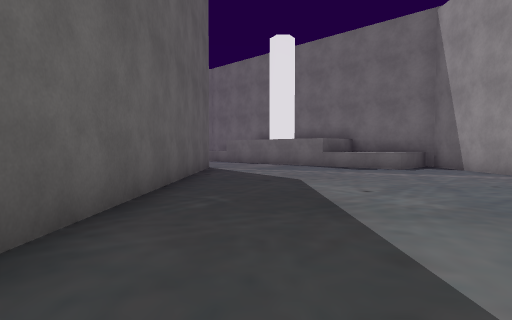
view 1 (above)

17 first-person views from a walk through a Unity game level. The camera is 1.2 m above the floor, tilts 2° down and sees 75° across. The floor is counted in squares, 2 m on a side. Each view is taken from the middle of a square. On the plan, view 1 faces up. The plan holds only what a view shows up to about 10 squares ahead; the rest is blank. The place goes on beyond the plan. The player character is not drawn. Some surface patterns are stand-ins.

view 2
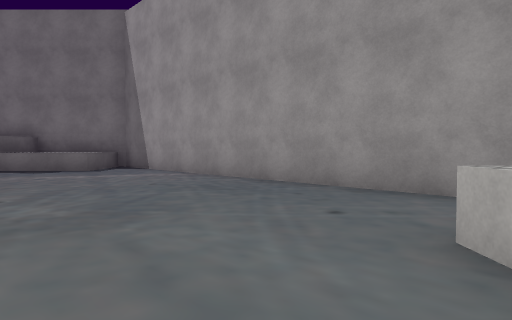

view 3
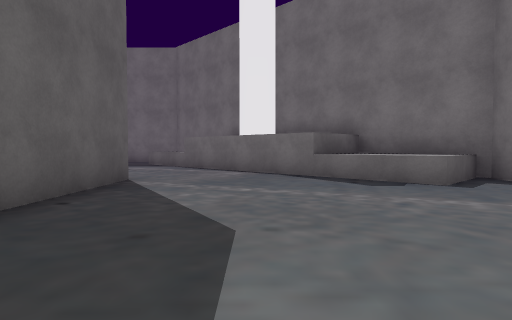

view 4
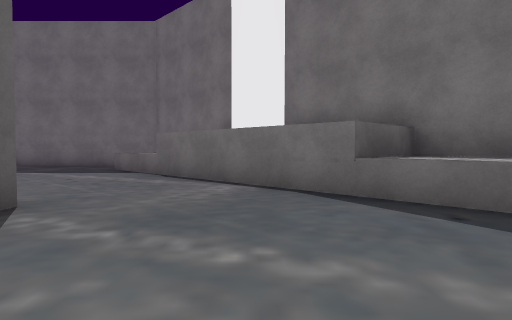

view 5
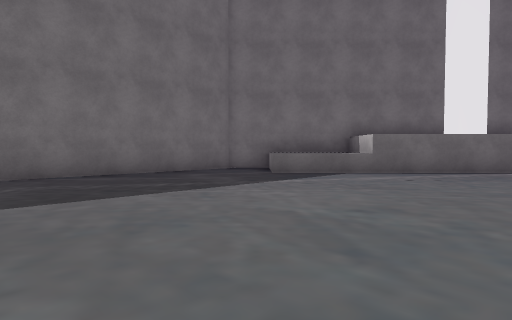

view 6
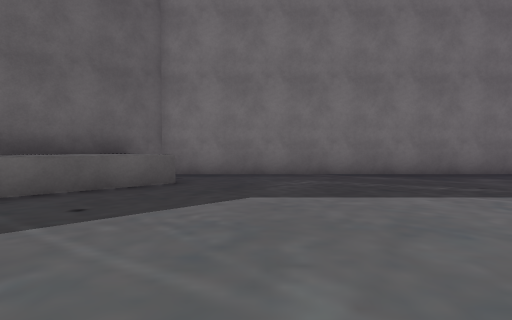

view 7
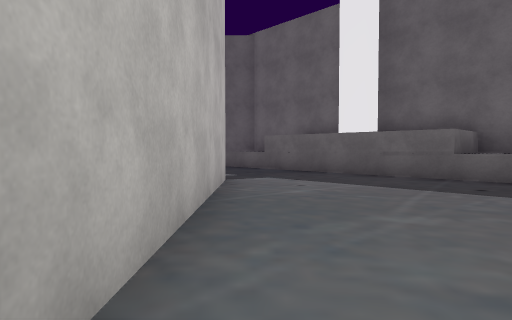

view 8
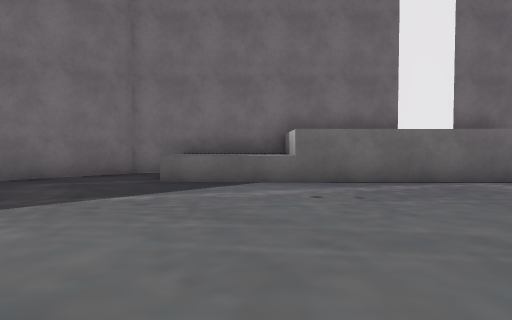

view 9
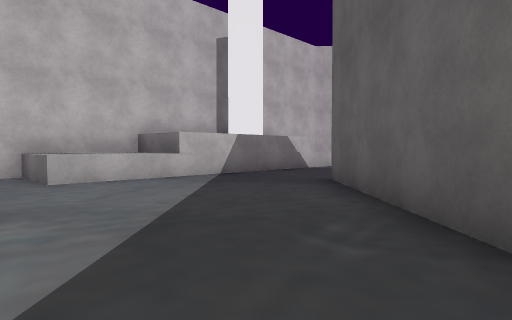

view 10
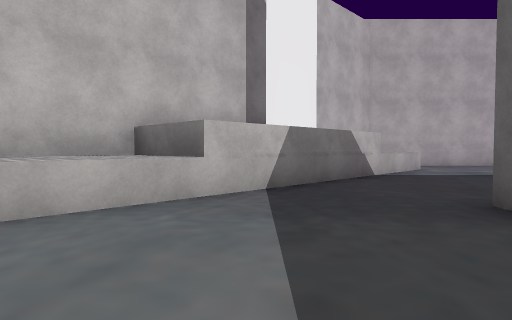

view 11
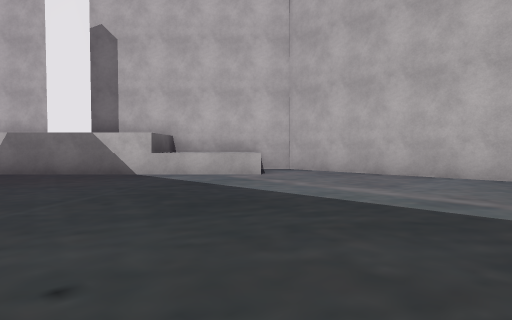

view 12
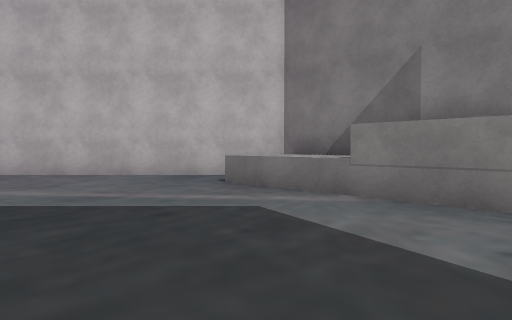

view 13
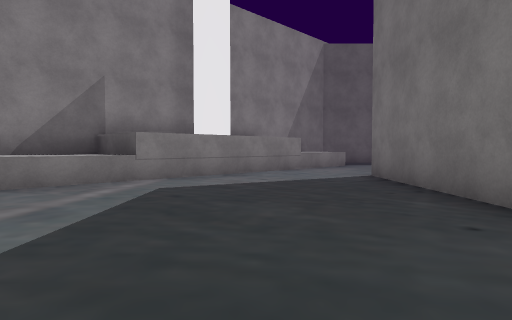

view 14
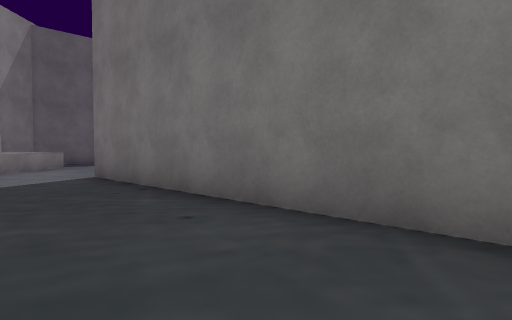

view 15
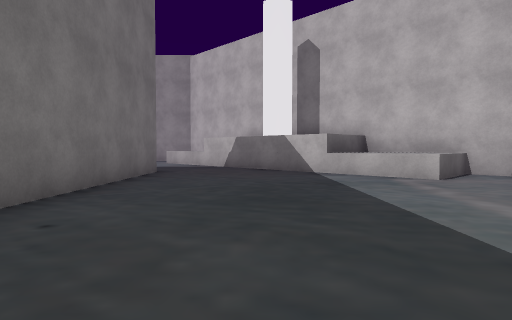

view 16
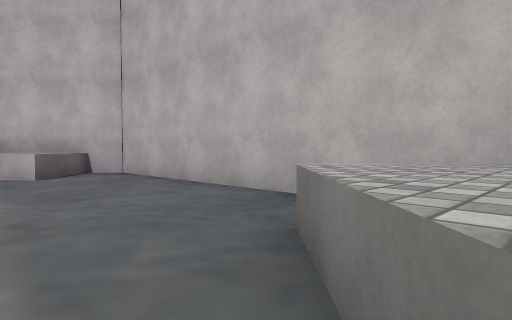

view 17
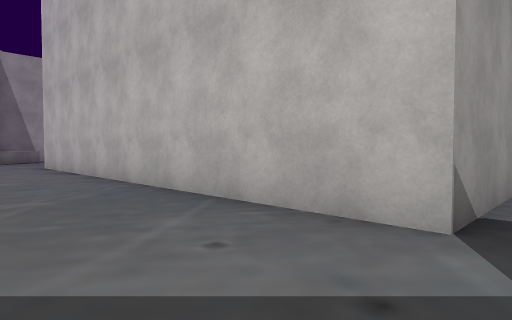

### Floor plan
Key: @ floor where view 1 was taken; # wall or solid block; . floor; = window, fence, low wall or low ledge; ^ raised ledge.
Columns run from 16 left of view 1 to 6 right of it. Each row starts with its distance up from view 1.
 19     ###########
 18    ##.........##
 17   ##^^........^^#
 16   #^^^........^^#
 15   ##^..........##
 14   ##............##
 13  ##..............## #
 12 ##................##^#
 11 ^..................^^##
 10 ....###########.....^.#
  9    .#         #.......#
  8     #         #.......#
  7               #.......#
  6               #.......#
  5               #.......#
  4               #.......#
  3               #.......#
  2               #.......#
  1               #.......#
  0 =...###########.@..^^.
 -1 ^.................^^^#
 -2  #...............##^#
 -3  ##.............## #
 -4   ##...........##
 -5    ##.........^#
 -6    ##^.......^^^#
 -7     #^^......^^#
 -8     ##........#
 -9      ##########

Where each view was taken, in squares from view 1:
view 1: 0 up, 0 right, facing up
view 2: 0 up, 1 right, facing up-right
view 3: 4 up, 1 right, facing up
view 4: 7 up, 1 right, facing up
view 5: 11 up, 9 left, facing up-right
view 6: 11 up, 9 left, facing up
view 7: 11 up, 6 left, facing left
view 8: 11 up, 6 left, facing up-right
view 9: 6 up, 0 right, facing down
view 10: 3 up, 1 right, facing down
view 11: 1 down, 9 left, facing down-right
view 12: 1 down, 10 left, facing down
view 13: 3 down, 5 left, facing left
view 14: 3 down, 5 left, facing up-left
view 15: 3 down, 10 left, facing right
view 16: 5 down, 11 left, facing down-right
view 17: 13 up, 13 left, facing down-right
